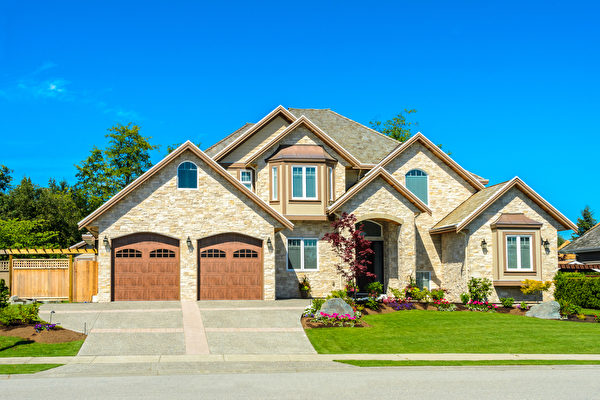
#> input picture Project6/Personal/house.jpg, 600 x 400 px
$ python Project6_personal.py
#> lines starting #> are read from the running program, lines starting #| are printed output that depends on the picture; after the words box and inside, x2 and y2 are one past the last pixel; in counts of white or black regions, pixels touching at a corner belong together
import numpy as np
import cv2 as cv

img = cv.imread('house.jpg')
#> img is the input picture: shape (400, 600, 3); mean B, G, R 168.3, 156.1, 99.7
img = cv.resize(img, (1200, 800))
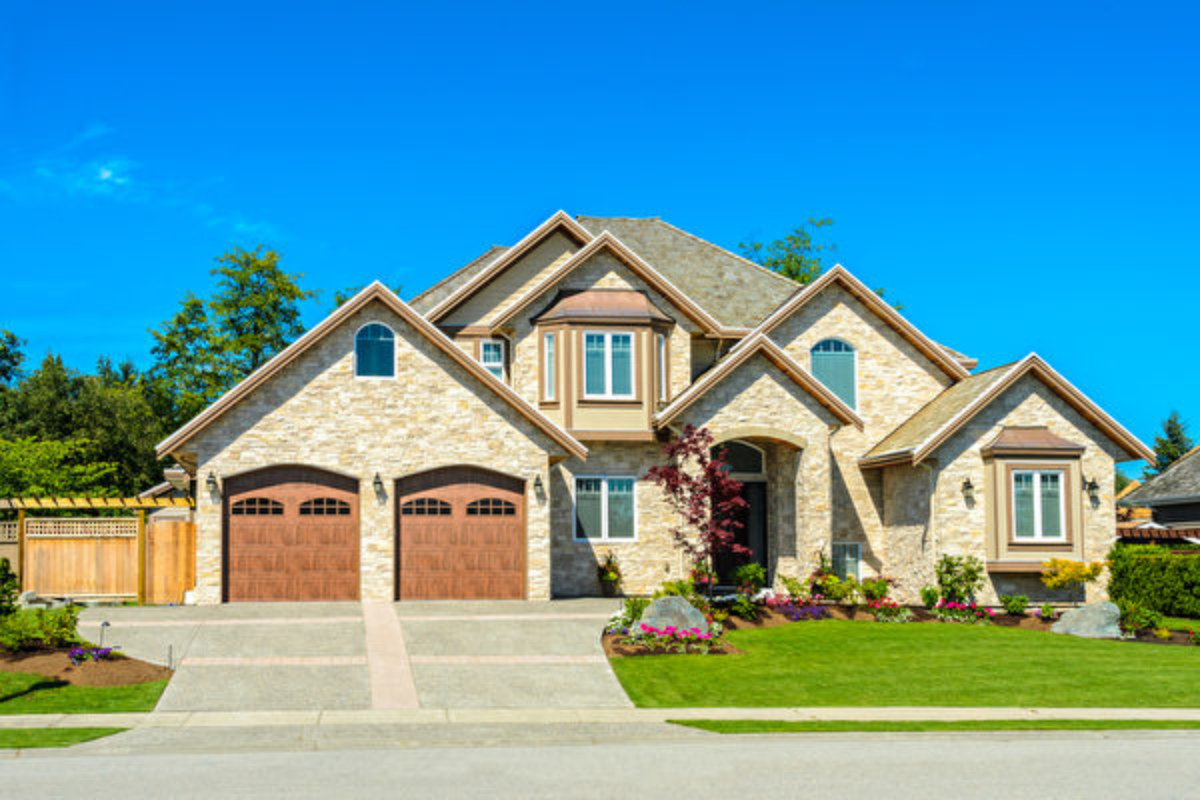
#> img: shape (800, 1200, 3); mean B, G, R 168.2, 156.1, 99.7
gray = cv.cvtColor(img, cv.COLOR_BGR2GRAY)
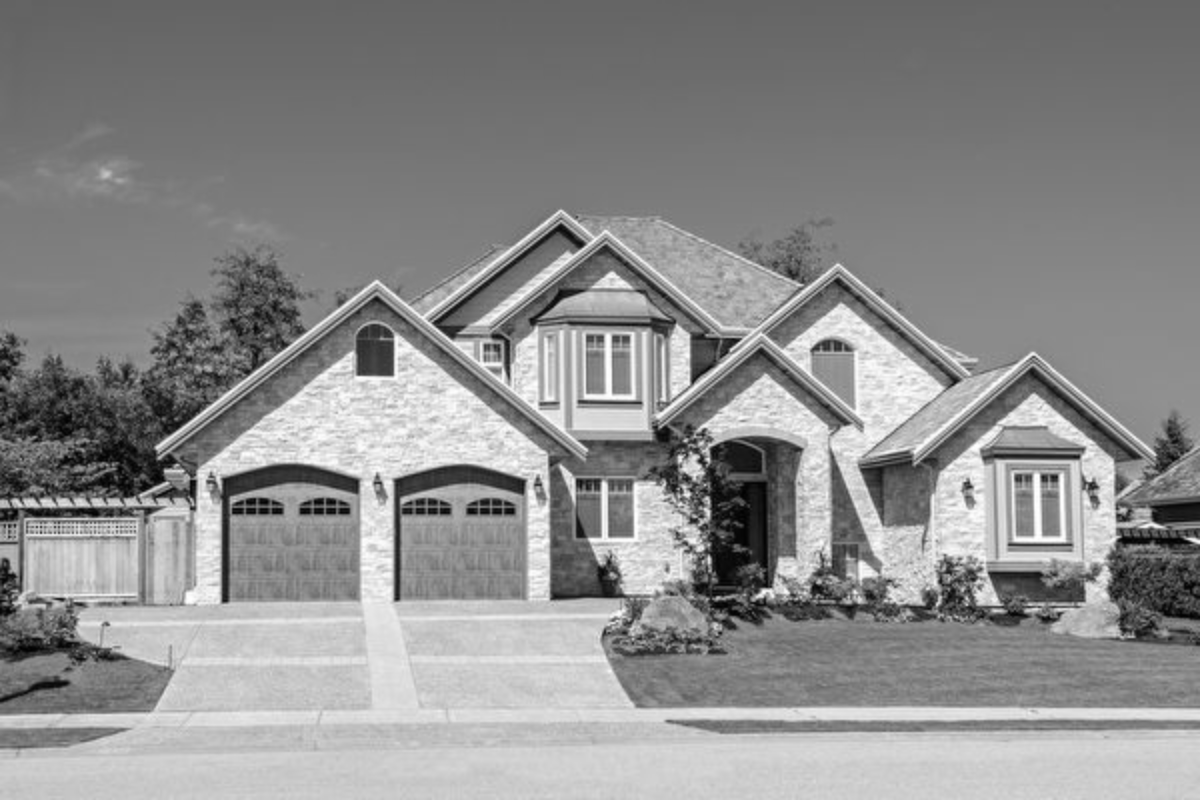
#> gray: shape (800, 1200); min 1, max 255, mean 140.6
gray = np.float32(gray)
dst = cv.cornerHarris(gray, 2, 1, 0.16)
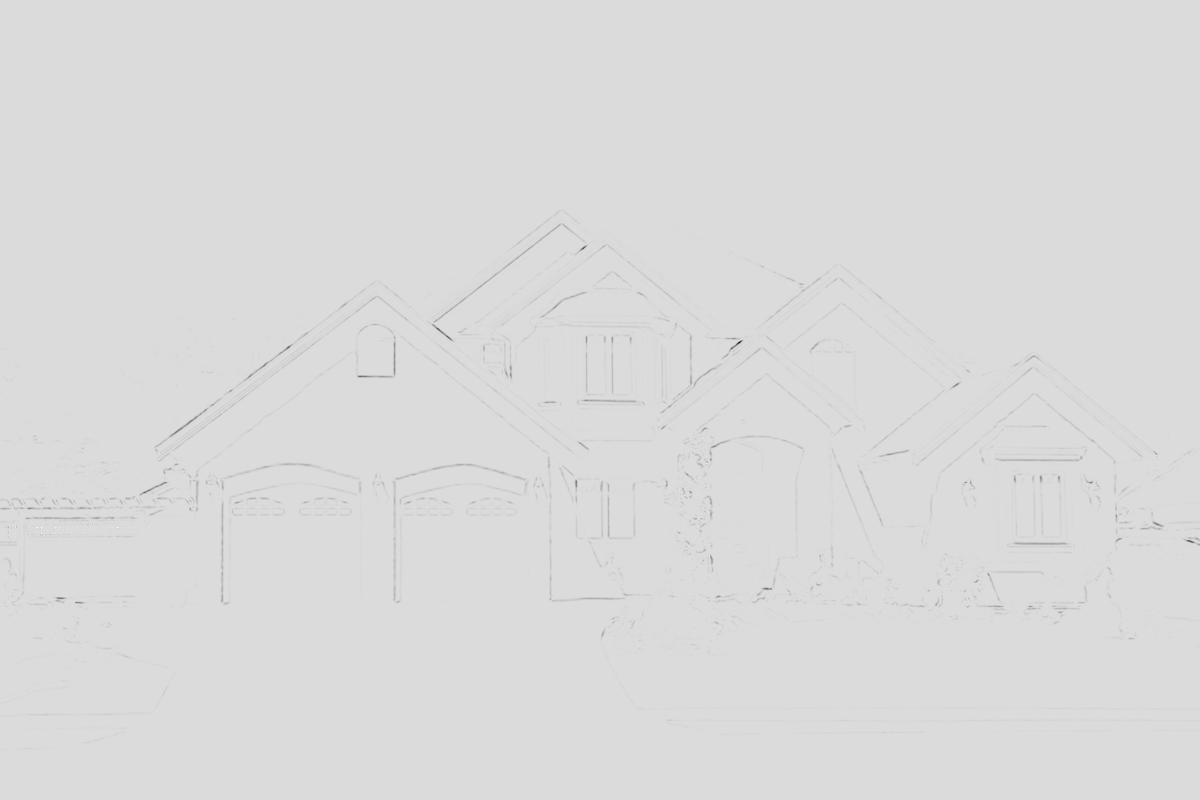
#> dst: shape (800, 1200) float32; min -102955584, max 16656300, mean -265480.8; drawn with min black and max white
# result is dilated for marking thr corners, not important
dst = cv.dilate(dst, None)
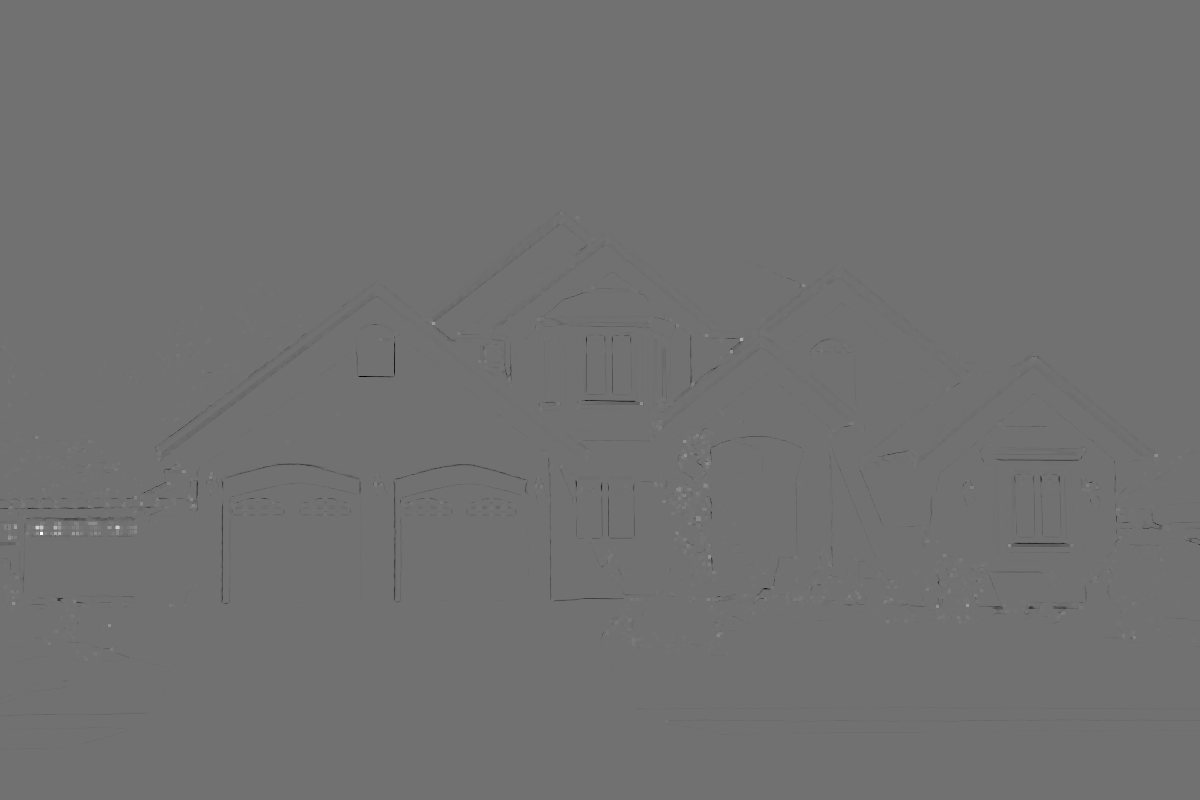
#> dst: shape (800, 1200) float32; min -13360615, max 16656300, mean -18246.7; drawn with min black and max white
# Threshold for an optimal value, it may vary depending on the image
img[dst > 0.01 * dst.max()] = [0, 0, 255]
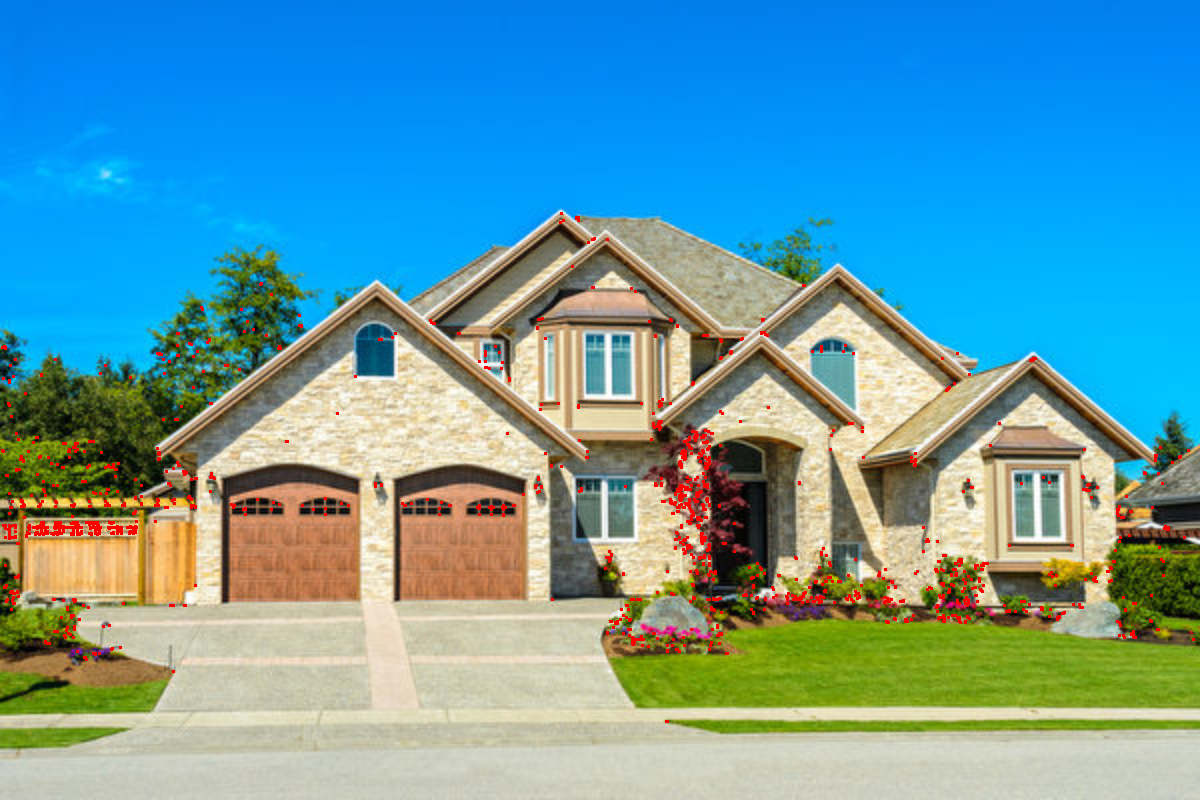
#> img: shape (800, 1200, 3); 1.06% of pixels changed, all inside (x1, y1, x2, y2) = (1, 212, 1195, 723)

cv.imshow('result', img)
cv.waitKey(0)
cv.destroyAllWindows()
